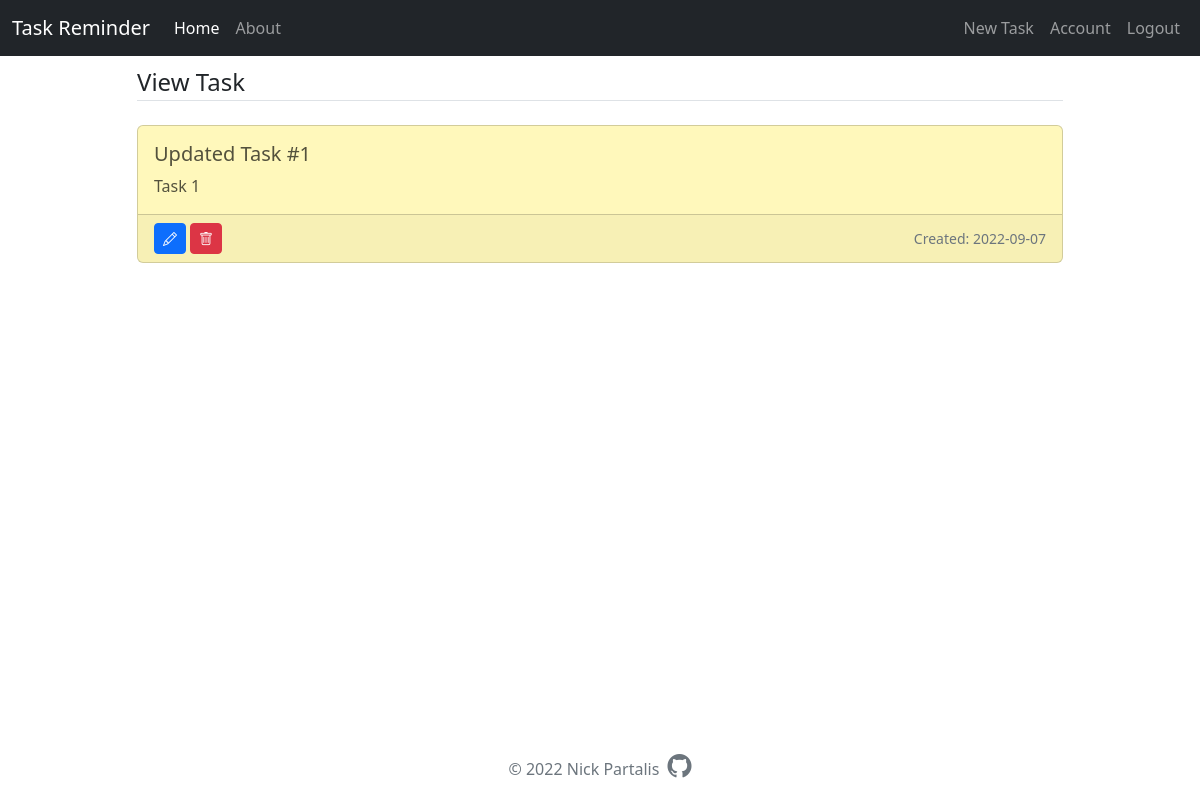
Page /task/1 (signed in) on the committed database.
### task_app/models.py (models this page shows, shortened)
class Task(db.Model):
    id = db.Column(db.Integer, primary_key=True)
    title = db.Column(db.String(100), nullable=False)
    content = db.Column(db.Text)
    date_created = db.Column(db.Date, nullable=False, default=datetime.now)
    date_tasked = db.Column(db.Date, nullable=True, default=None)
    user_id = db.Column(db.Integer, db.ForeignKey("user.id"), nullable=False)

### task_app/tasks/routes.py (the view)
@tasks.route("/task/<int:task_id>", methods=["GET", "POST"])
@login_required
def task(task_id):
    task = Task.query.get_or_404(task_id)
    if task.user_id != current_user.id:
        abort(403)
    return render_template("task.html", task=task)

### task_app/models.py (called while the page is built)
@login_manager.user_loader
def load_user(user_id):
    return User.query.get(int(user_id))

### task_app/templates/task.html (shortened to what this page needs)
{% extends "layout.html" %}
{% block content %}
  <legend class="border-bottom mb-4">View Task</legend>
  <div class="card text-justify mb-4">
      <div class="card-body">
          <div class="d-flex">
              <h5 class="card-title">{{ task.title }}</h5>
          </div>
          <p class="card-text">{{ task.content }}</p>
      </div>
      <div class="card-footer text-muted d-flex align-items-center">
          <a class="btn btn-primary btn-sm me-1" href="{{ url_for('tasks.update_task', task_id=task.id) }}">
            <i class="bi bi-pencil"></i>
          </a>
          <button type="button" class="btn btn-danger btn-sm" data-bs-toggle="modal" data-bs-target="#deleteModal">
            <i class="bi bi-trash"></i>
          </button>
          <small class="ms-auto">Created: {{ task.date_created.strftime("%Y-%m-%d") }}</small>
      </div>
  </div>
{% endblock content %}

### task_app/static/styles.css (style rules this page uses)
.card { background-color: #fff8bb; color: #53513d; }

### rows in the picture
Task: title "Updated Task #1", content "Task 1", date_created "2022-09-07"
